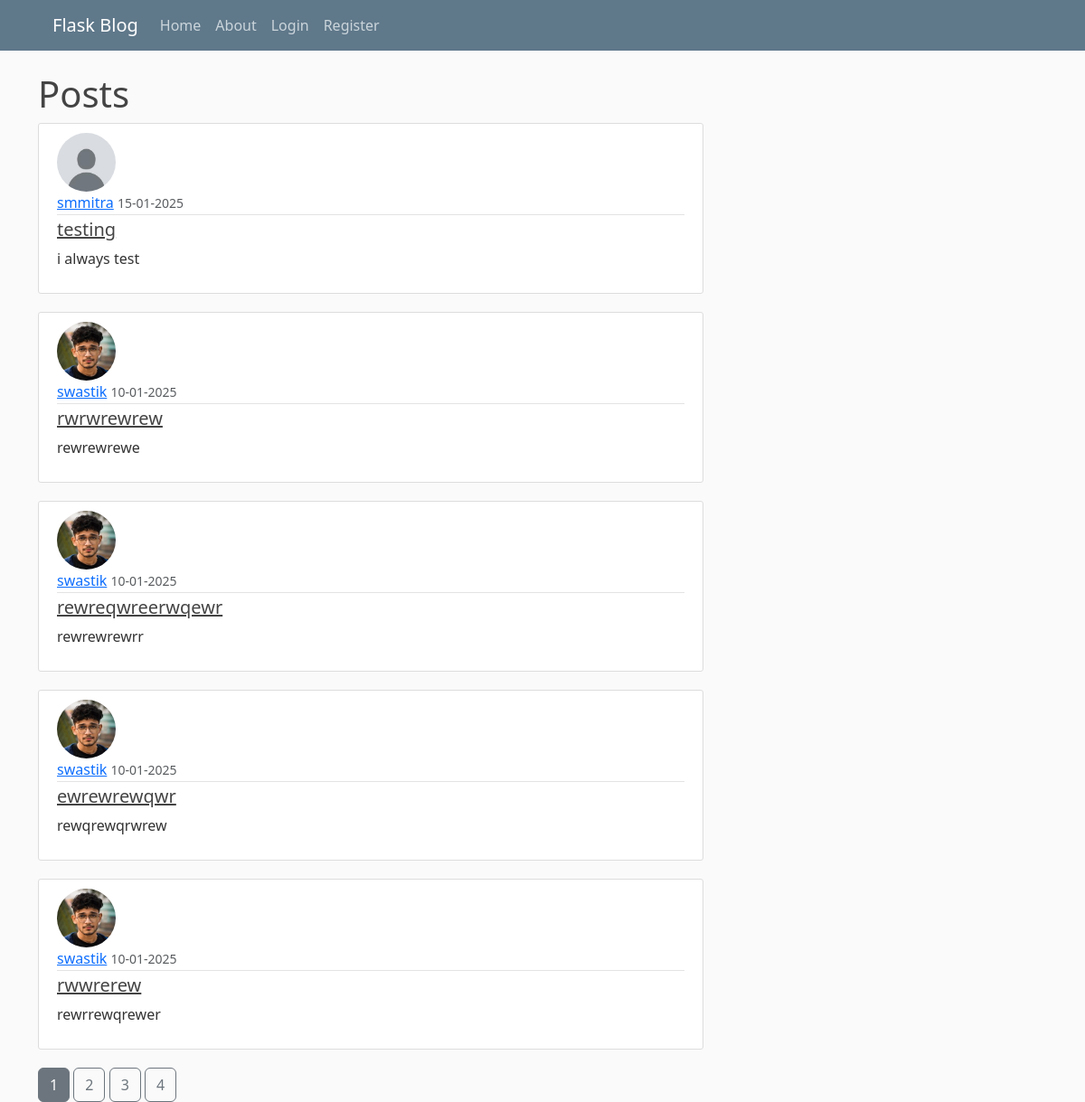
Page /home on the earlier database version.
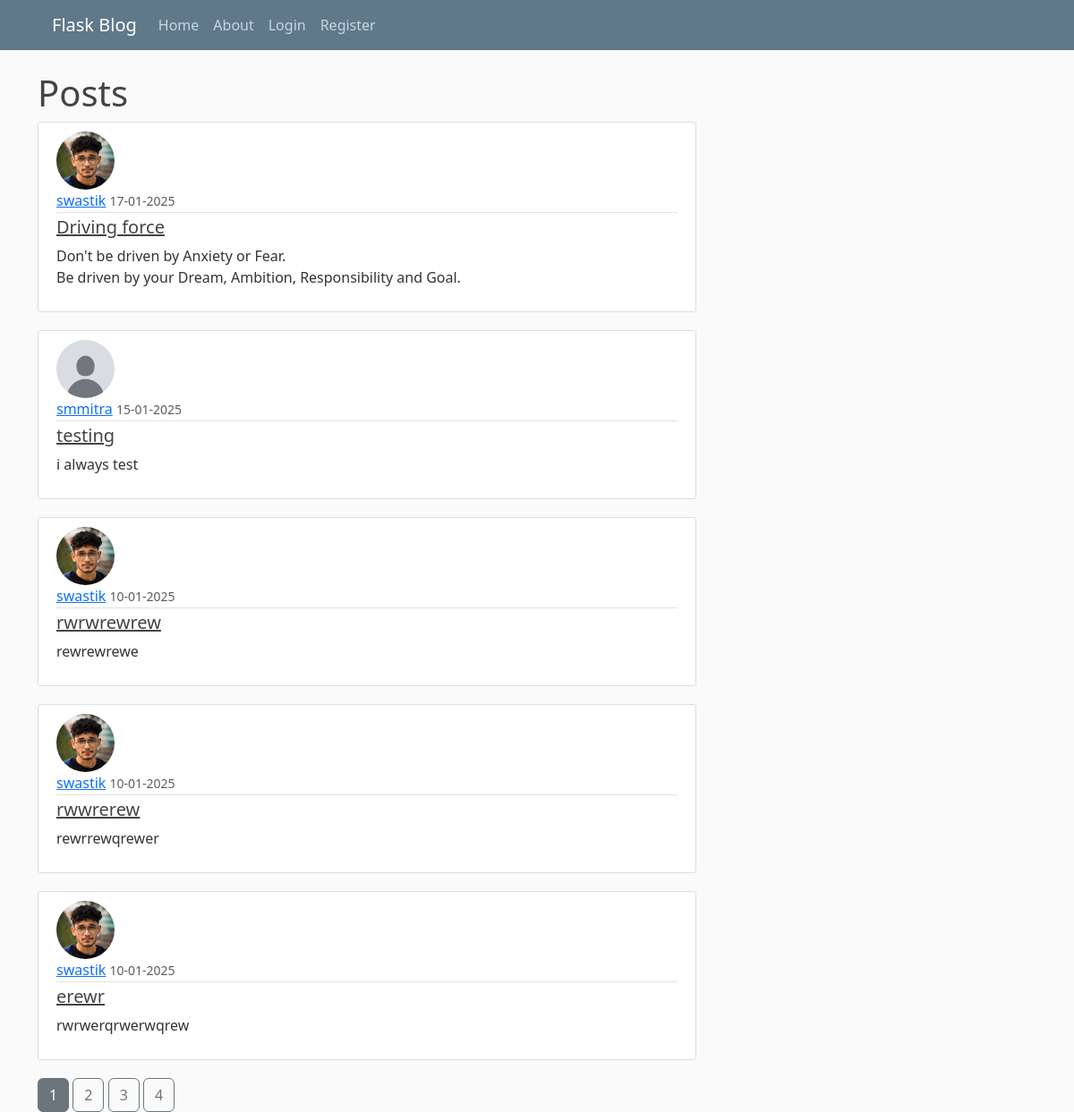
Same page on the later database version.
### my_app/models.py (models this page shows, shortened)
class Post(db.Model):
    id=db.Column(db.Integer, primary_key=True)
    title=db.Column(db.String(100),nullable=False)
    date_posted=db.Column(db.DateTime, nullable=False, default=lambda:datetime.now(tz=timezone.utc))
    content=db.Column(db.Text,nullable=False)
    user_id=db.Column(db.Integer, db.ForeignKey('user.id'), nullable=False)

class User(db.Model, UserMixin):
    id=db.Column(db.Integer, primary_key=True)
    username=db.Column(db.String(20), unique=True, nullable=False)
    email=db.Column(db.String(120), unique=True, nullable=False)
    image_file=db.Column(db.String(200), nullable=False, default='default.jpg')
    password=db.Column(db.String(60), nullable=False)
    posts=db.relationship('Post', backref='author', lazy=True)

### my_app/main/routes.py (the view)
@main.route('/home')
def home():
    page=request.args.get('page', 1, type=int)
    myposts=Post.query.order_by(Post.date_posted.desc()).paginate(per_page=5, page=page)
    return render_template('home.html',posts=myposts)

### my_app/templates/home.html
{% extends 'layout.html' %}
{% block content %}
     <h1> Posts </h1>
    {% for post in posts.items %}
        <article class="media content-section">
            <img class="rounded-circle article-img" src="{{ url_for( 'static', filename = 'profile_pics/' + post.author.image_file ) }}">
            <div class="media-body">
            <div class="article-metadata">
                <a class="mr-2" href="{{ url_for('users.user_posts', username=post.author.username) }}">{{ post.author.username }}</a>
                <small class="text-muted">{{ post.date_posted.strftime('%d-%m-%Y') }}</small>
            </div>
            <h5><a class="article-title" href="{{ url_for('posts.post', post_id=post.id) }}">{{ post.title }}</a></h5>
            <p class="article-content">{{ post.content }}</p>
            </div>
        </article>
    {% endfor %}
    {% for page_num in posts.iter_pages(left_edge=1, right_edge=1, left_current=2, right_current=2) %}
        {% if page_num %}
            {% if page_num==posts.page %}
                <a href="{{ url_for('main.home', page=page_num) }}" class="btn btn-secondary">{{ page_num }}</a>
            {% else %}
                <a href="{{ url_for('main.home', page=page_num) }}" class="btn btn-outline-secondary">{{ page_num }}</a>
            {% endif %}
        {% else %}
            ...
        {% endif %}
    {% endfor %}
{% endblock content %}

### my_app/templates/layout.html (shortened to what this page needs)
<!DOCTYPE html>
<html lang="en">
<head>
  <link rel="stylesheet" href="https://cdn.jsdelivr.net/npm/bootstrap@5.3.3/dist/css/bootstrap.rtl.min.css"
>
  <link rel="stylesheet" href="https://cdn.jsdelivr.net/npm/bootstrap@5.3.3/dist/css/bootstrap.min.css"
>
  <link href="https://cdn.jsdelivr.net/npm/bootstrap@5.3.0/dist/css/bootstrap.min.css" rel="stylesheet">
  <link rel="stylesheet" type="text/css" href="{{url_for('static',filename='main.css')}}">
</head>
<body>
  <header class="site-header">
    <nav class="navbar navbar-expand-md navbar-dark bg-steel fixed-top">
      <div class="container">
        <a class="navbar-brand mr-4" href="/home">Flask Blog</a>
        <div class="collapse navbar-collapse" id="navbarToggle">
          <div class="navbar-nav mr-auto">
            <a class="nav-item nav-link" href="/home">Home</a>
            <a class="nav-item nav-link" href="/about">About</a>
          </div>
          <div class="navbar-nav">
            {% if current_user.is_authenticated %}
            <a class="nav-item nav-link" href="{{ url_for('posts.new_post') }}">New Post</a>
            <a class="nav-item nav-link" href="/account">Account</a>
            <a class="nav-item nav-link" href="/logout">Logout</a>
            {% else %}
            <a class="nav-item nav-link" href="/login">Login</a>
            <a class="nav-item nav-link" href="/register">Register</a>
            {% endif %}
          </div>
        </div>
      </div>
    </nav>
  </header>
  <main role="main" class="container">
    <div class="row">
      <div class="col-md-8">
        {% block content %}{% endblock %}
      </div>
    </div>
  </main>
</body>
</html>

### my_app/static/main.css (style rules this page uses)
body { background: #fafafa; color: #333333; margin-top: 5rem; }
h1, h2, h3, h4, h5, h6 { color: #444444; }
.bg-steel { background-color: #5f788a; }
.site-header .navbar-nav .nav-link { color: #cbd5db; }
.content-section { background: #ffffff; padding: 10px 20px; border: 1px solid #dddddd; border-radius: 3px; margin-bottom: 20px; }
.article-title { color: #444444; }
.article-content { white-space: pre-line; }
.article-img { height: 65px; width: 65px; margin-right: 16px; }
.article-metadata { padding-bottom: 1px; margin-bottom: 4px; border-bottom: 1px solid #e3e3e3 }

Differences in the rows shown:
removed Post: image_file (picture), author.username "swastik", date_posted "10-01-2025", title "rewreqwreerwqewr", content "rewrewrewrr"
removed Post: image_file (picture), author.username "swastik", date_posted "10-01-2025", title "ewrewrewqwr", content "rewqrewqrwrew"
added Post: image_file (picture), author.username "swastik", date_posted "17-01-2025", title "Driving force", content "Don't be driven by Anxiety or Fear. Be driven by your Dream, Ambition, Responsibility and Goal."
now on this page (row unchanged): Post: image_file (picture), author.username "swastik", date_posted "10-01-2025", title "erewr", content "rwrwerqrwerwqrew"
